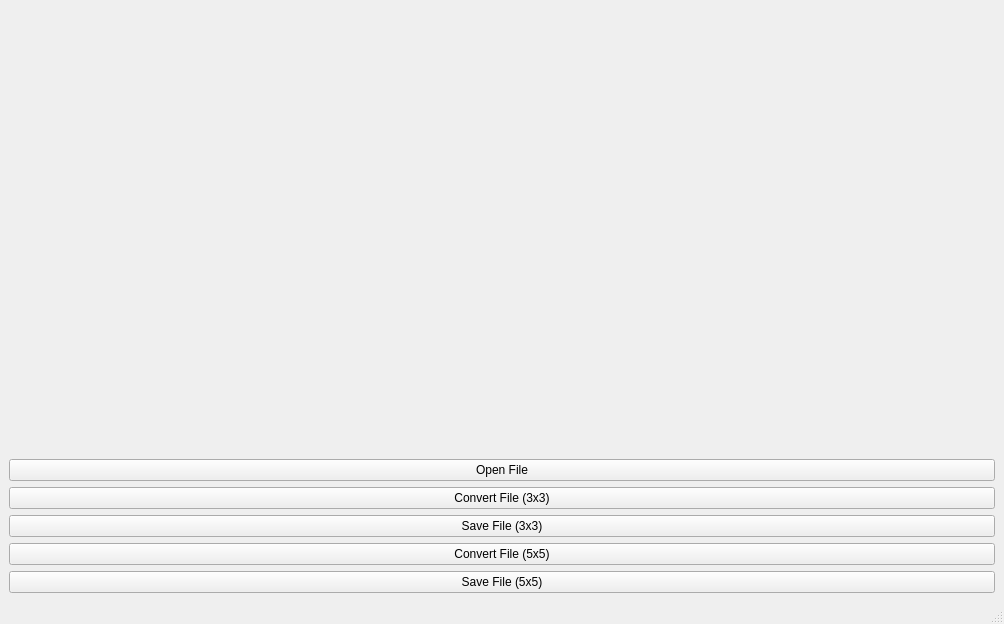
<?xml version="1.0" encoding="UTF-8"?>
<ui version="4.0">
 <class>MainWindow</class>
 <widget class="QMainWindow" name="MainWindow">
  <property name="geometry">
   <rect>
    <x>0</x>
    <y>0</y>
    <width>1004</width>
    <height>624</height>
   </rect>
  </property>
  <property name="focusPolicy">
   <enum>Qt::NoFocus</enum>
  </property>
  <property name="acceptDrops">
   <bool>false</bool>
  </property>
  <property name="windowTitle">
   <string>MainWindow</string>
  </property>
  <property name="autoFillBackground">
   <bool>true</bool>
  </property>
  <widget class="QWidget" name="centralwidget">
   <layout class="QVBoxLayout" name="verticalLayout">
    <item>
     <layout class="QHBoxLayout" name="horizontalLayout">
      <item>
       <widget class="QLabel" name="label">
        <property name="text">
         <string/>
        </property>
        <property name="scaledContents">
         <bool>true</bool>
        </property>
       </widget>
      </item>
      <item>
       <widget class="QLabel" name="label_2">
        <property name="text">
         <string/>
        </property>
        <property name="scaledContents">
         <bool>true</bool>
        </property>
       </widget>
      </item>
      <item>
       <widget class="QLabel" name="label_3">
        <property name="text">
         <string/>
        </property>
        <property name="scaledContents">
         <bool>true</bool>
        </property>
       </widget>
      </item>
     </layout>
    </item>
    <item>
     <layout class="QVBoxLayout" name="verticalLayout_7">
      <item>
       <widget class="QPushButton" name="pushButton">
        <property name="text">
         <string>Open File</string>
        </property>
       </widget>
      </item>
      <item>
       <widget class="QPushButton" name="pushButton_2">
        <property name="text">
         <string>Convert File (3x3)</string>
        </property>
       </widget>
      </item>
      <item>
       <widget class="QPushButton" name="pushButton_3">
        <property name="text">
         <string>Save File (3x3)</string>
        </property>
       </widget>
      </item>
      <item>
       <widget class="QPushButton" name="pushButton_4">
        <property name="text">
         <string>Convert File (5x5)</string>
        </property>
       </widget>
      </item>
      <item>
       <widget class="QPushButton" name="pushButton_5">
        <property name="text">
         <string>Save File (5x5)</string>
        </property>
       </widget>
      </item>
     </layout>
    </item>
   </layout>
  </widget>
  <widget class="QMenuBar" name="menubar">
   <property name="geometry">
    <rect>
     <x>0</x>
     <y>0</y>
     <width>1004</width>
     <height>25</height>
    </rect>
   </property>
  </widget>
  <widget class="QStatusBar" name="statusbar"/>
 </widget>
 <resources/>
 <connections/>
</ui>
